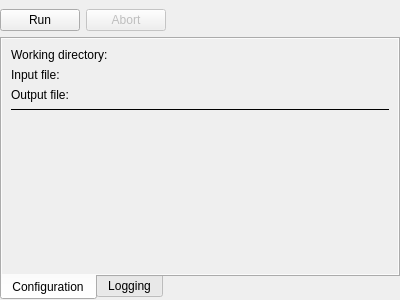
<?xml version="1.0" encoding="UTF-8"?>
<ui version="4.0">
 <class>ToolInstance</class>
 <widget class="QWidget" name="ToolInstance">
  <property name="geometry">
   <rect>
    <x>0</x>
    <y>0</y>
    <width>400</width>
    <height>300</height>
   </rect>
  </property>
  <property name="windowTitle">
   <string>Form</string>
  </property>
  <layout class="QVBoxLayout" name="verticalLayout">
   <property name="leftMargin">
    <number>0</number>
   </property>
   <property name="topMargin">
    <number>9</number>
   </property>
   <property name="rightMargin">
    <number>0</number>
   </property>
   <property name="bottomMargin">
    <number>0</number>
   </property>
   <item>
    <layout class="QHBoxLayout" name="horizontalLayout_2">
     <item>
      <widget class="QPushButton" name="btnRun">
       <property name="text">
        <string>Run</string>
       </property>
      </widget>
     </item>
     <item>
      <widget class="QPushButton" name="btnAbort">
       <property name="enabled">
        <bool>false</bool>
       </property>
       <property name="text">
        <string>Abort</string>
       </property>
      </widget>
     </item>
     <item>
      <widget class="QLabel" name="lblState">
       <property name="text">
        <string/>
       </property>
      </widget>
     </item>
     <item>
      <spacer name="horizontalSpacer_2">
       <property name="orientation">
        <enum>Qt::Horizontal</enum>
       </property>
       <property name="sizeHint" stdset="0">
        <size>
         <width>40</width>
         <height>20</height>
        </size>
       </property>
      </spacer>
     </item>
    </layout>
   </item>
   <item>
    <widget class="QTabWidget" name="tabWidget">
     <property name="tabPosition">
      <enum>QTabWidget::South</enum>
     </property>
     <property name="currentIndex">
      <number>0</number>
     </property>
     <widget class="QWidget" name="tabConfig">
      <attribute name="title">
       <string>Configuration</string>
      </attribute>
      <layout class="QVBoxLayout" name="verticalLayout_3">
       <property name="margin">
        <number>0</number>
       </property>
       <item>
        <widget class="QScrollArea" name="scrollArea">
         <property name="frameShape">
          <enum>QFrame::NoFrame</enum>
         </property>
         <property name="lineWidth">
          <number>0</number>
         </property>
         <property name="verticalScrollBarPolicy">
          <enum>Qt::ScrollBarAsNeeded</enum>
         </property>
         <property name="widgetResizable">
          <bool>true</bool>
         </property>
         <widget class="QWidget" name="scrollAreaWidgetContents">
          <property name="geometry">
           <rect>
            <x>0</x>
            <y>0</y>
            <width>394</width>
            <height>235</height>
           </rect>
          </property>
          <layout class="QVBoxLayout" name="verticalLayout_4">
           <item>
            <layout class="QFormLayout" name="formLayout">
             <item row="0" column="0">
              <widget class="QLabel" name="lblDirectory">
               <property name="text">
                <string>Working directory:</string>
               </property>
              </widget>
             </item>
             <item row="1" column="0">
              <widget class="QLabel" name="lblFile">
               <property name="text">
                <string>Input file:</string>
               </property>
              </widget>
             </item>
             <item row="0" column="1">
              <widget class="QLabel" name="lblDirectoryValue">
               <property name="text">
                <string/>
               </property>
              </widget>
             </item>
             <item row="1" column="1">
              <widget class="QLabel" name="lblFileValue">
               <property name="text">
                <string/>
               </property>
              </widget>
             </item>
             <item row="2" column="0">
              <widget class="QLabel" name="lblFileOut">
               <property name="text">
                <string>Output file:</string>
               </property>
              </widget>
             </item>
             <item row="2" column="1">
              <widget class="QWidget" name="pckFileOut" native="true">
               <layout class="QVBoxLayout" name="verticalLayout_5">
                <property name="spacing">
                 <number>0</number>
                </property>
                <property name="margin">
                 <number>0</number>
                </property>
               </layout>
              </widget>
             </item>
            </layout>
           </item>
           <item>
            <widget class="QFrame" name="frmLine">
             <property name="frameShape">
              <enum>QFrame::HLine</enum>
             </property>
            </widget>
           </item>
           <item>
            <layout class="QFormLayout" name="frmOptions">
             <property name="fieldGrowthPolicy">
              <enum>QFormLayout::AllNonFixedFieldsGrow</enum>
             </property>
             <property name="verticalSpacing">
              <number>20</number>
             </property>
            </layout>
           </item>
           <item>
            <spacer name="verticalSpacer">
             <property name="orientation">
              <enum>Qt::Vertical</enum>
             </property>
             <property name="sizeHint" stdset="0">
              <size>
               <width>20</width>
               <height>40</height>
              </size>
             </property>
            </spacer>
           </item>
          </layout>
         </widget>
        </widget>
       </item>
      </layout>
     </widget>
     <widget class="QWidget" name="tabLogging">
      <attribute name="title">
       <string>Logging</string>
      </attribute>
      <layout class="QVBoxLayout" name="verticalLayout_2">
       <item>
        <widget class="QTextEdit" name="edtOutput">
         <property name="tabChangesFocus">
          <bool>true</bool>
         </property>
         <property name="readOnly">
          <bool>true</bool>
         </property>
        </widget>
       </item>
       <item>
        <layout class="QHBoxLayout" name="horizontalLayout">
         <item>
          <widget class="QPushButton" name="btnClear">
           <property name="text">
            <string>Clear Output</string>
           </property>
          </widget>
         </item>
         <item>
          <spacer name="horizontalSpacer">
           <property name="orientation">
            <enum>Qt::Horizontal</enum>
           </property>
           <property name="sizeHint" stdset="0">
            <size>
             <width>40</width>
             <height>20</height>
            </size>
           </property>
          </spacer>
         </item>
         <item>
          <widget class="QPushButton" name="btnSave">
           <property name="text">
            <string>Save Output</string>
           </property>
          </widget>
         </item>
        </layout>
       </item>
      </layout>
     </widget>
    </widget>
   </item>
  </layout>
 </widget>
 <resources/>
 <connections/>
</ui>
